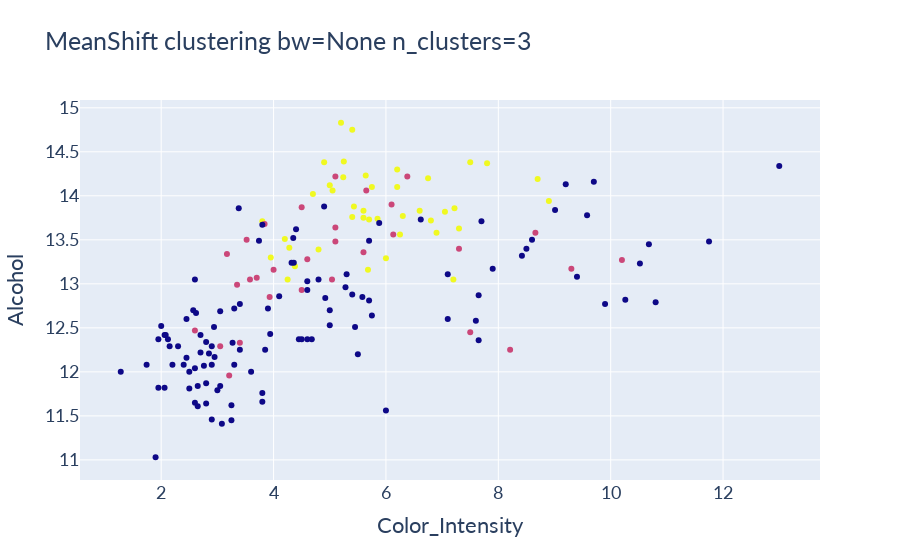

This figure's notebook cell:
### Code cell
plot_2D_cluster(data=df, agg=meanshift_agg, 
			x_label='Color_Intensity', y_label='Alcohol', 
			title=f'MeanShift clustering bw=None n_clusters={np.unique(meanshift_agg.labels_).size}')

### Figure 1 — Plotly figure (JSON) as saved in the notebook; plotly's stock layout.template omitted (floating-point values rounded to 4 significant figures; data arrays with more than 128 entries replaced by an {"elided": "..."} marker saying what was removed)
{"data": [{"marker": {"color": {"elided": "178 int values"}}, "mode": "markers", "text": {"elided": "178 int values"}, "type": "scatter", "x": {"elided": "178 float values"}, "y": {"elided": "178 float values"}}], "layout": {"font": {"family": "Lato, sans-serif", "size": 18}, "title": {"text": "MeanShift clustering bw=None n_clusters=3"}, "xaxis": {"title": {"text": "Color_Intensity"}}, "yaxis": {"title": {"text": "Alcohol"}}}}
